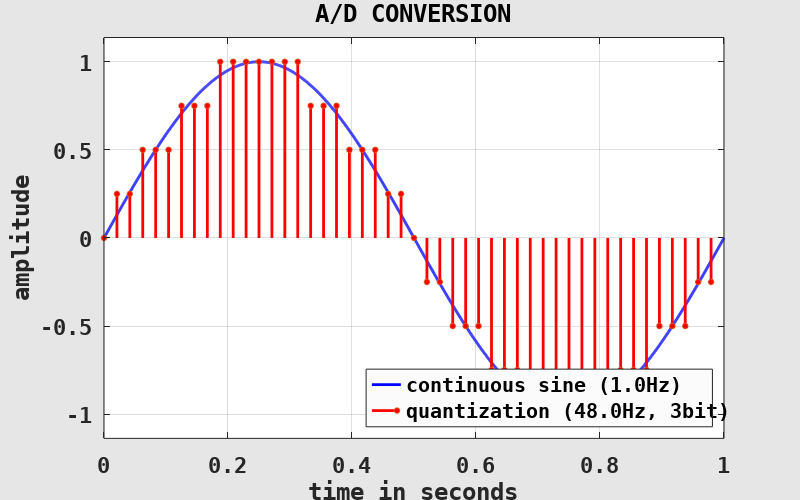
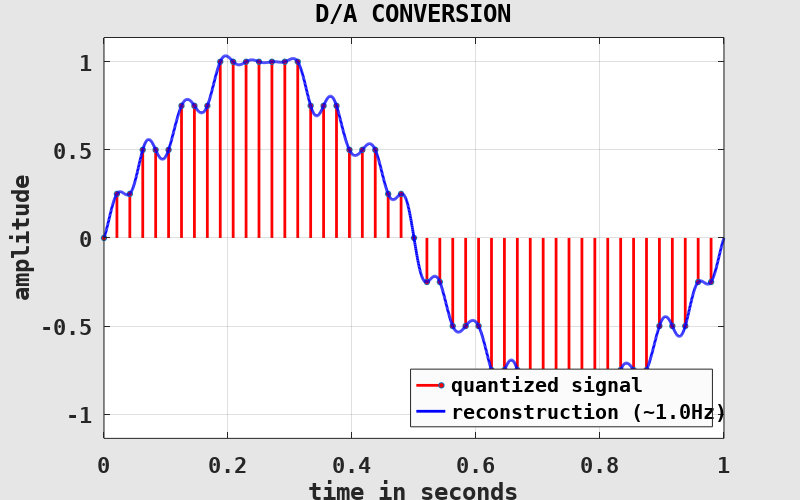

The MATLAB source for these figures, in order:
clearvars( '-except', '-regexp', '^fig\d*$' );

	% -----------------------------------------------------------------------
	% a continuous test signal (sine with frequency f and length L)
	% -----------------------------------------------------------------------
f = 1; % signal frequency, EXERCISE!
L = 1;

x = @( t ) sin( 2*pi*f * t ); % continuous sine with frequency f

	% -----------------------------------------------------------------------
	% quantize the test signal (using sampling rate fS and nS bits/sample)
	% -----------------------------------------------------------------------
fS = 48; % sampling rate, EXERCISE!
nS = 3; % bits per sample, EXERCISE!

N = floor( L * fS ); % number of samples
ti = (0:N-1) / fS; % quantized time values
xi = round( 2^(nS-1) * x( ti ) ) / 2^(nS-1); % quantized amplitudes

	% -----------------------------------------------------------------------
	% reconstruct the signal from qunatization (Whittaker-Shannon)
	% THIS PART IS NOT IMPORTANT FOR FOLLOWING THE LECTURE!
	% -----------------------------------------------------------------------
dt = 1 / 2000; % temporal resolution
t = linspace( 0, L, L / dt );

for j = 1:numel( t )
	sincarg = (t(j) - ti) * fS; % sinc function
	sincarg(find( sincarg == 0)) = 1;
	sincval = sin( pi * sincarg ) ./ (pi * sincarg);

	xr(j) = sum( xi .* sincval ); % reconstructed amplitude
end

fR = sum( abs( diff( xr >= 0 ) ) ) / L / 2; % estimate frequency using zero-crossings, TODO

	% -----------------------------------------------------------------------
	% plot A/D conversion
	% THIS PART IS NOT IMPORTANT FOR FOLLOWING THE LECTURE!
	% -----------------------------------------------------------------------
if exist( 'fig1', 'var' ) ~= 1 || ~ishandle( fig1 ) % prepare figure window
	fig1 = figure( ...
		'Color', [0.9, 0.9, 0.9], 'InvertHardcopy', 'off', ...
		'PaperPosition', [0, 0, 8, 5], ...
		'defaultAxesFontName', 'DejaVu Sans Mono', 'defaultAxesFontSize', 16, 'defaultAxesFontWeight', 'bold', ...
		'defaultAxesNextPlot', 'add', ...
		'defaultAxesBox', 'on', 'defaultAxesLayer', 'top', ...
		'defaultAxesXGrid', 'on', 'defaultAxesYGrid', 'on' );
end

figure( fig1 ); % set and clear current figure
clf( fig1 );

set( fig1, 'Name', 'A/D CONVERSION' ); % set labels
title( get( fig1, 'Name' ) );

xlabel( 'time in seconds' );
ylabel( 'amplitude' );

xlim( [0, L] ); % set axes
ylim( [-1, 1] * max( abs( cat( 2, x( t ), xi, xr ) ) ) * 1.1 );

plot( t, x( t ), ... % plot continuous signal
	'Color', 'blue', 'LineWidth', 2 );

stem( ti, xi, ... % plot discrete signal
	'Color', 'red', 'LineWidth', 2, 'MarkerSize', 4, 'MarkerFaceColor', 'red', ...
	'ShowBaseLine', 'off' );

h = legend( ... % show legend
	{sprintf( 'continuous sine (%.1fHz)', f ), sprintf( 'quantization (%.1fHz, %dbit)', fS, nS )}, ...
	'Location', 'southeast' );
set( h, 'Color', [0.9825, 0.9825, 0.9825] );
	
	% -----------------------------------------------------------------------
	% plot D/A conversion
	% THIS PART IS NOT IMPORTANT FOR FOLLOWING THE LECTURE!
	% -----------------------------------------------------------------------
if exist( 'fig2', 'var' ) ~= 1 || ~ishandle( fig2 ) % prepare figure window
	fig2 = figure( ...
		'Color', [0.9, 0.9, 0.9], 'InvertHardcopy', 'off', ...
		'PaperPosition', [0, 0, 8, 5], ...
		'defaultAxesFontName', 'DejaVu Sans Mono', 'defaultAxesFontSize', 16, 'defaultAxesFontWeight', 'bold', ...
		'defaultAxesNextPlot', 'add', ...
		'defaultAxesBox', 'on', 'defaultAxesLayer', 'top', ...
		'defaultAxesXGrid', 'on', 'defaultAxesYGrid', 'on' );
end

figure( fig2 ); % set and clear current figure
clf( fig2 );

set( fig2, 'Name', 'D/A CONVERSION' ); % set labels
title( get( fig2, 'Name' ) );

xlabel( 'time in seconds' );
ylabel( 'amplitude' );

xlim( [0, L] ); % set axes
ylim( [-1, 1] * max( abs( cat( 2, x( t ), xi, xr ) ) ) * 1.1 );

stem( ti, xi, ... % plot discrete signal
	'Color', 'red', 'LineWidth', 2, 'MarkerSize', 4, 'MarkerFaceColor', 'red', ...
	'ShowBaseLine', 'off' );

plot( t, xr, ... % plot reconstructed signal
	'Color', 'blue', 'LineWidth', 2 );

h = legend( ... % show legend
	{'quantized signal', sprintf( 'reconstruction (~%.1fHz)', fR )}, ...
	'Location', 'southeast' );
set( h, 'Color', [0.9825, 0.9825, 0.9825] );

